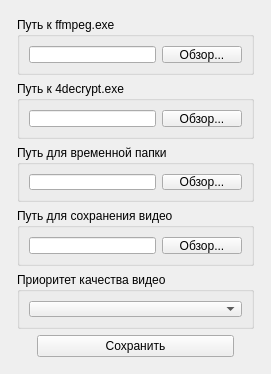
<?xml version="1.0" encoding="UTF-8"?>
<ui version="4.0">
 <class>MainWindow</class>
 <widget class="QMainWindow" name="MainWindow">
  <property name="geometry">
   <rect>
    <x>0</x>
    <y>0</y>
    <width>271</width>
    <height>374</height>
   </rect>
  </property>
  <property name="minimumSize">
   <size>
    <width>271</width>
    <height>374</height>
   </size>
  </property>
  <property name="maximumSize">
   <size>
    <width>271</width>
    <height>374</height>
   </size>
  </property>
  <property name="contextMenuPolicy">
   <enum>Qt::DefaultContextMenu</enum>
  </property>
  <property name="windowTitle">
   <string>Настройки</string>
  </property>
  <widget class="QWidget" name="centralwidget">
   <layout class="QGridLayout" name="gridLayout">
    <item row="0" column="0">
     <layout class="QVBoxLayout" name="verticalLayout">
      <property name="leftMargin">
       <number>8</number>
      </property>
      <property name="topMargin">
       <number>8</number>
      </property>
      <property name="rightMargin">
       <number>8</number>
      </property>
      <property name="bottomMargin">
       <number>8</number>
      </property>
      <item>
       <widget class="QGroupBox" name="groupBox">
        <property name="sizePolicy">
         <sizepolicy hsizetype="Preferred" vsizetype="Preferred">
          <horstretch>0</horstretch>
          <verstretch>0</verstretch>
         </sizepolicy>
        </property>
        <property name="title">
         <string>Путь к ffmpeg.exe</string>
        </property>
        <layout class="QGridLayout" name="gridLayout_2">
         <item row="0" column="0">
          <layout class="QHBoxLayout" name="horizontalLayout">
           <item>
            <widget class="QLineEdit" name="lineEdit"/>
           </item>
           <item>
            <widget class="QPushButton" name="pushButton">
             <property name="text">
              <string>Обзор...</string>
             </property>
            </widget>
           </item>
          </layout>
         </item>
        </layout>
       </widget>
      </item>
      <item>
       <widget class="QGroupBox" name="groupBox_2">
        <property name="sizePolicy">
         <sizepolicy hsizetype="Preferred" vsizetype="Preferred">
          <horstretch>0</horstretch>
          <verstretch>0</verstretch>
         </sizepolicy>
        </property>
        <property name="title">
         <string>Путь к 4decrypt.exe</string>
        </property>
        <layout class="QGridLayout" name="gridLayout_3">
         <item row="0" column="0">
          <layout class="QHBoxLayout" name="horizontalLayout_2">
           <item>
            <widget class="QLineEdit" name="lineEdit_4"/>
           </item>
           <item>
            <widget class="QPushButton" name="pushButton_5">
             <property name="text">
              <string>Обзор...</string>
             </property>
            </widget>
           </item>
          </layout>
         </item>
        </layout>
       </widget>
      </item>
      <item>
       <widget class="QGroupBox" name="groupBox_3">
        <property name="sizePolicy">
         <sizepolicy hsizetype="Preferred" vsizetype="Preferred">
          <horstretch>0</horstretch>
          <verstretch>0</verstretch>
         </sizepolicy>
        </property>
        <property name="title">
         <string>Путь для временной папки</string>
        </property>
        <layout class="QGridLayout" name="gridLayout_4">
         <item row="0" column="0">
          <layout class="QHBoxLayout" name="horizontalLayout_3">
           <item>
            <widget class="QLineEdit" name="lineEdit_5"/>
           </item>
           <item>
            <widget class="QPushButton" name="pushButton_6">
             <property name="text">
              <string>Обзор...</string>
             </property>
            </widget>
           </item>
          </layout>
         </item>
        </layout>
       </widget>
      </item>
      <item>
       <widget class="QGroupBox" name="groupBox_4">
        <property name="sizePolicy">
         <sizepolicy hsizetype="Preferred" vsizetype="Preferred">
          <horstretch>0</horstretch>
          <verstretch>0</verstretch>
         </sizepolicy>
        </property>
        <property name="title">
         <string>Путь для сохранения видео</string>
        </property>
        <layout class="QGridLayout" name="gridLayout_5">
         <item row="0" column="0">
          <layout class="QHBoxLayout" name="horizontalLayout_4">
           <item>
            <widget class="QLineEdit" name="lineEdit_6"/>
           </item>
           <item>
            <widget class="QPushButton" name="pushButton_7">
             <property name="text">
              <string>Обзор...</string>
             </property>
            </widget>
           </item>
          </layout>
         </item>
        </layout>
       </widget>
      </item>
      <item>
       <widget class="QGroupBox" name="groupBox_5">
        <property name="sizePolicy">
         <sizepolicy hsizetype="Preferred" vsizetype="Preferred">
          <horstretch>0</horstretch>
          <verstretch>0</verstretch>
         </sizepolicy>
        </property>
        <property name="title">
         <string>Приоритет качества видео</string>
        </property>
        <layout class="QGridLayout" name="gridLayout_6">
         <item row="0" column="0">
          <layout class="QHBoxLayout" name="horizontalLayout_6">
           <item>
            <widget class="QComboBox" name="comboBox">
             <property name="sizePolicy">
              <sizepolicy hsizetype="Expanding" vsizetype="Fixed">
               <horstretch>0</horstretch>
               <verstretch>0</verstretch>
              </sizepolicy>
             </property>
            </widget>
           </item>
          </layout>
         </item>
        </layout>
       </widget>
      </item>
      <item>
       <layout class="QHBoxLayout" name="horizontalLayout_5">
        <item>
         <spacer name="horizontalSpacer">
          <property name="orientation">
           <enum>Qt::Horizontal</enum>
          </property>
          <property name="sizeType">
           <enum>QSizePolicy::Preferred</enum>
          </property>
          <property name="sizeHint" stdset="0">
           <size>
            <width>20</width>
            <height>20</height>
           </size>
          </property>
         </spacer>
        </item>
        <item>
         <widget class="QPushButton" name="pushButton_4">
          <property name="sizePolicy">
           <sizepolicy hsizetype="Expanding" vsizetype="Fixed">
            <horstretch>0</horstretch>
            <verstretch>0</verstretch>
           </sizepolicy>
          </property>
          <property name="text">
           <string>Сохранить</string>
          </property>
         </widget>
        </item>
        <item>
         <spacer name="horizontalSpacer_2">
          <property name="orientation">
           <enum>Qt::Horizontal</enum>
          </property>
          <property name="sizeType">
           <enum>QSizePolicy::Preferred</enum>
          </property>
          <property name="sizeHint" stdset="0">
           <size>
            <width>20</width>
            <height>20</height>
           </size>
          </property>
         </spacer>
        </item>
       </layout>
      </item>
     </layout>
    </item>
   </layout>
  </widget>
 </widget>
 <resources/>
 <connections/>
</ui>
